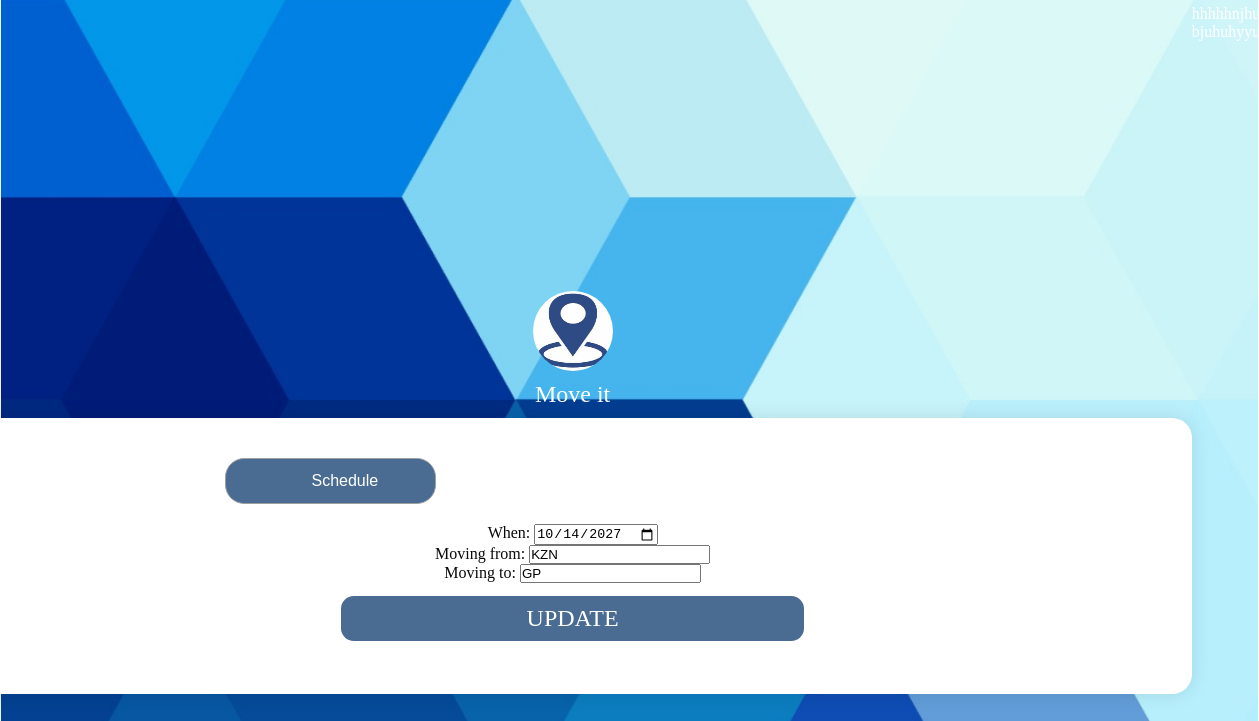
/Relocate/locations/63/, run on an earlier commit of the app's database.
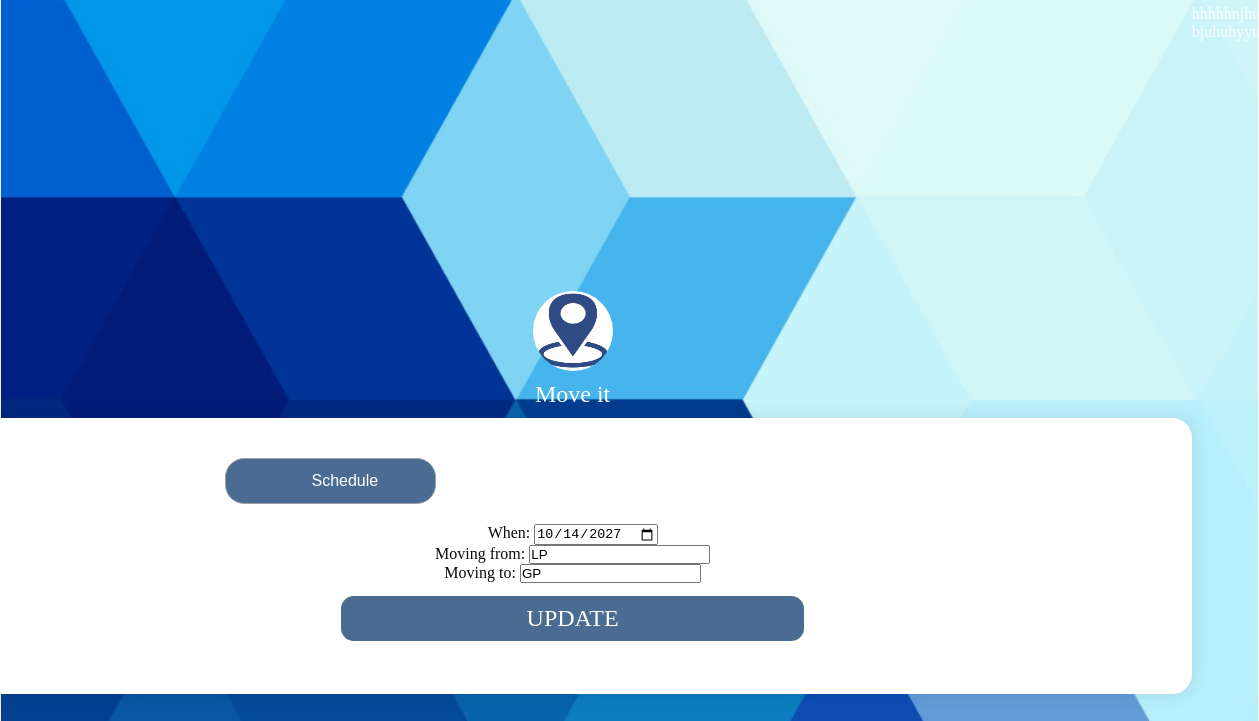
And on a later commit of the database.
### Relocate/models.py (models this page shows, shortened)
class Relocate(models.Model):
        TRUCK_COST = 900
        TRUCK_WEIGHT_LIMIT = 5000
        BAKKIE_COST = 600
        BAKKIE_WEIGHT_LIMIT = 2500
        TRAILER_COST = 300
        TRAILER_WEIGHT_LIMIT = 900
        user = models.ForeignKey(User, on_delete=models.CASCADE)
        when = models.DateField()
        moving_from = models.CharField(max_length=100)
        moving_to = models.CharField(max_length=100)

### Relocate/views.py (the view)
# urls.py: path("locations/<int:pk>/",views.update_location,name="update_location"),
def update_location(request, pk):
    location = get_object_or_404(Relocate, pk=pk)
    form = RelocateForm(instance=location)
    if request.method == "POST":
        form = RelocateForm(instance=location,data=request.POST)
        if form.is_valid():
            form.save()
            return redirect(reverse('deliveries', args=[request.user.pk]))
    else:
        form = RelocateForm(instance=location)
    context = {
        "form":form,
        "location":location,
    }
    return render(request,"schedule.html",context)

### Relocate/form.py
class RelocateForm(forms.ModelForm):
    class Meta:
        model = Relocate
        fields = ['when', 'moving_from', 'moving_to']
        widgets = {
            'when': forms.DateInput(attrs={'type': 'date'}),
            'moving_from': forms.TextInput(attrs={'placeholder': 'Moving from'}),
            'moving_to': forms.TextInput(attrs={'placeholder': 'Moving to'})
        }

### templates/schedule.html (shortened to what this page needs)
{% load static %}
<html>
<head>
    <link rel="stylesheet" href="https://cdnjs.cloudflare.com/ajax/libs/font-awesome/6.3.0/css/all.min.css"
    />
    <link rel="stylesheet" href="{% static 'style.css' %}">
</head>
<body>
    <section class="register" id="signInform">
        <div class="row" id="relocateform">
            <img class="image" src='{% static "images/moveit.jpg" %}' alt="" srcset="">
            <h2>Move it</h2>
            <div class="content">
                <div class="inputbox" id="rellocate">
                    <input type="button" value="Schedule">
				</div>
                <form method="post" "{% url 'update_location' pk=location.pk %}" >
                    {{ form.as_p }}
                    <button type="submit">Update</button>
                </form>
            </div>
        </div>
    </section>
</body>
</html>

### MoveItProject/static/style.css (style rules this page uses)
* { padding: 0; margin: 0; }
html { background: url(images/Background.png) no-repeat center fixed; background-size: cover; align-items: center; -webkit-background-size: cover; -moz-background-size: cover; -o-background-size: cover; }
body { padding: 5px 7%; color: #FFFFFF; display: flex; justify-content: center; }
button { color: #FFFFFF; border: none; width: 100%; background: #4a6c93; padding: .6rem; border-radius: .8rem; cursor: pointer; margin: .8rem 0; line-height: 1.6rem; font-size: 1.5rem; text-transform: uppercase; font-family: Cambria, Cochin, Georgia, Times, 'Times New Roman', serif; }
.register { display: flex; text-align: center; justify-content: center; align-items: center; }
.image { width: 5rem; height: 5rem; color: #FFFFFF; margin: auto; border-radius: 50%; }
.register h2 { font-family: Cambria, Cochin, Georgia, Times, 'Times New Roman', serif; font-weight: 100; padding: 10px 0; }
.register .content { background-color: #fff; background: cover; width: 92vw; margin-bottom: -1.5rem; padding: 40px; border-radius: 20px ; box-shadow: 0px 0px 20px rgba(0, 0, 0, 0.1); }
.register form { width: 40%; display: flex; justify-content: center; flex-direction: column; margin: auto; }
.register .inputbox { background: whitesmoke; display: flex; align-items: center; margin-bottom: 20px; border: .5px solid #9f9f9f; border-radius: 1rem; box-shadow: 2px 2px #9f9f9f; }
.register .inputbox input { background: whitesmoke; width: 100%; border-radius: 1rem; padding: 1rem; border: none; font-size: 16px; }
.register p { text-align: center; color: rgb(10, 10, 10); }
#rellocate { margin-left: 20%; width: 18%; background: #4a6c93; box-shadow: none; border-radius: 1.2rem; }
#rellocate input { border-radius: 1.2rem; padding: .8rem 3px; background: #4a6c93; color: #FFFFFF; border: none; }
#relocateform { margin-top: 13%; }

What changed in the data, as far as the page shows it:
changed Relocate "GP": moving_from "KZN" → "LP"
